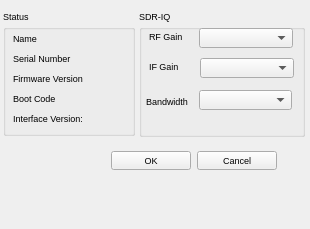
<?xml version="1.0" encoding="UTF-8"?>
<ui version="4.0">
 <class>SDRIQOptions</class>
 <widget class="QWidget" name="SDRIQOptions">
  <property name="geometry">
   <rect>
    <x>0</x>
    <y>0</y>
    <width>310</width>
    <height>229</height>
   </rect>
  </property>
  <property name="windowTitle">
   <string>Dialog</string>
  </property>
  <widget class="QWidget" name="layoutWidget">
   <property name="geometry">
    <rect>
     <x>22</x>
     <y>147</y>
     <width>255</width>
     <height>27</height>
    </rect>
   </property>
   <layout class="QHBoxLayout">
    <property name="spacing">
     <number>6</number>
    </property>
    <property name="margin">
     <number>0</number>
    </property>
    <item>
     <spacer>
      <property name="orientation">
       <enum>Qt::Horizontal</enum>
      </property>
      <property name="sizeHint" stdset="0">
       <size>
        <width>131</width>
        <height>31</height>
       </size>
      </property>
     </spacer>
    </item>
    <item>
     <widget class="QPushButton" name="okButton">
      <property name="font">
       <font>
        <pointsize>7</pointsize>
       </font>
      </property>
      <property name="text">
       <string>OK</string>
      </property>
     </widget>
    </item>
    <item>
     <widget class="QPushButton" name="cancelButton">
      <property name="font">
       <font>
        <pointsize>7</pointsize>
       </font>
      </property>
      <property name="text">
       <string>Cancel</string>
      </property>
     </widget>
    </item>
   </layout>
  </widget>
  <widget class="QGroupBox" name="groupBox">
   <property name="geometry">
    <rect>
     <x>139</x>
     <y>10</y>
     <width>166</width>
     <height>127</height>
    </rect>
   </property>
   <property name="font">
    <font>
     <pointsize>7</pointsize>
    </font>
   </property>
   <property name="title">
    <string>SDR-IQ</string>
   </property>
   <widget class="QComboBox" name="rfGainBox">
    <property name="geometry">
     <rect>
      <x>60</x>
      <y>18</y>
      <width>94</width>
      <height>20</height>
     </rect>
    </property>
    <property name="font">
     <font>
      <pointsize>7</pointsize>
     </font>
    </property>
   </widget>
   <widget class="QLabel" name="label">
    <property name="geometry">
     <rect>
      <x>10</x>
      <y>20</y>
      <width>46</width>
      <height>13</height>
     </rect>
    </property>
    <property name="text">
     <string>RF Gain</string>
    </property>
   </widget>
   <widget class="QLabel" name="label_2">
    <property name="geometry">
     <rect>
      <x>10</x>
      <y>50</y>
      <width>46</width>
      <height>13</height>
     </rect>
    </property>
    <property name="text">
     <string>IF Gain</string>
    </property>
   </widget>
   <widget class="QLabel" name="label_3">
    <property name="geometry">
     <rect>
      <x>7</x>
      <y>85</y>
      <width>46</width>
      <height>13</height>
     </rect>
    </property>
    <property name="text">
     <string>Bandwidth</string>
    </property>
   </widget>
   <widget class="QComboBox" name="ifGainBox">
    <property name="geometry">
     <rect>
      <x>61</x>
      <y>48</y>
      <width>94</width>
      <height>20</height>
     </rect>
    </property>
    <property name="font">
     <font>
      <pointsize>7</pointsize>
     </font>
    </property>
   </widget>
   <widget class="QComboBox" name="bandwidthBox">
    <property name="geometry">
     <rect>
      <x>60</x>
      <y>80</y>
      <width>93</width>
      <height>20</height>
     </rect>
    </property>
    <property name="font">
     <font>
      <pointsize>7</pointsize>
     </font>
    </property>
   </widget>
  </widget>
  <widget class="QGroupBox" name="groupBox_2">
   <property name="geometry">
    <rect>
     <x>3</x>
     <y>10</y>
     <width>132</width>
     <height>126</height>
    </rect>
   </property>
   <property name="font">
    <font>
     <pointsize>7</pointsize>
    </font>
   </property>
   <property name="title">
    <string>Status</string>
   </property>
   <widget class="QLabel" name="nameLabel">
    <property name="geometry">
     <rect>
      <x>10</x>
      <y>20</y>
      <width>114</width>
      <height>16</height>
     </rect>
    </property>
    <property name="text">
     <string>Name</string>
    </property>
   </widget>
   <widget class="QLabel" name="serialNumberLabel">
    <property name="geometry">
     <rect>
      <x>10</x>
      <y>40</y>
      <width>115</width>
      <height>16</height>
     </rect>
    </property>
    <property name="text">
     <string>Serial Number</string>
    </property>
   </widget>
   <widget class="QLabel" name="firmwareLabel">
    <property name="geometry">
     <rect>
      <x>10</x>
      <y>60</y>
      <width>118</width>
      <height>16</height>
     </rect>
    </property>
    <property name="text">
     <string>Firmware Version</string>
    </property>
   </widget>
   <widget class="QLabel" name="bootLabel">
    <property name="geometry">
     <rect>
      <x>10</x>
      <y>80</y>
      <width>114</width>
      <height>16</height>
     </rect>
    </property>
    <property name="text">
     <string>Boot Code</string>
    </property>
   </widget>
   <widget class="QLabel" name="interfaceVersionLabel">
    <property name="geometry">
     <rect>
      <x>10</x>
      <y>100</y>
      <width>113</width>
      <height>16</height>
     </rect>
    </property>
    <property name="text">
     <string>Interface Version:</string>
    </property>
   </widget>
  </widget>
 </widget>
 <resources/>
 <connections>
  <connection>
   <sender>okButton</sender>
   <signal>clicked()</signal>
   <receiver>SDRIQOptions</receiver>
   <slot>accept()</slot>
   <hints>
    <hint type="sourcelabel">
     <x>278</x>
     <y>253</y>
    </hint>
    <hint type="destinationlabel">
     <x>96</x>
     <y>254</y>
    </hint>
   </hints>
  </connection>
  <connection>
   <sender>cancelButton</sender>
   <signal>clicked()</signal>
   <receiver>SDRIQOptions</receiver>
   <slot>reject()</slot>
   <hints>
    <hint type="sourcelabel">
     <x>369</x>
     <y>253</y>
    </hint>
    <hint type="destinationlabel">
     <x>179</x>
     <y>282</y>
    </hint>
   </hints>
  </connection>
 </connections>
</ui>
